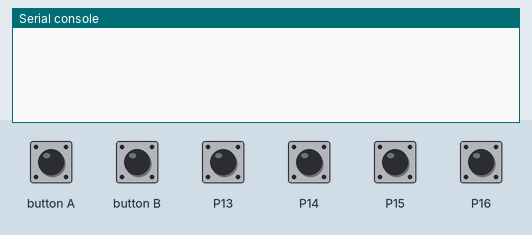
Recording of a program running on a simulated BBC micro:bit (MakeCode). Parts: the last lines printed to the serial console. The test bench sets the inputs (shaded band); at power-on: P13–16 HIGH. No radio messages arrive unless stated (any console line starting 'radio sent:' is added by the test bench).

Above: at 1.2 s.
1.3 s: button A pressed for 0.15 s
At 2.3 s:
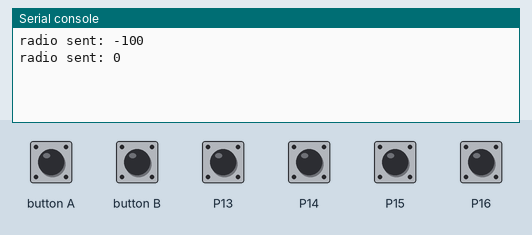
2.9 s: button B pressed for 0.15 s
At 3.5 s:
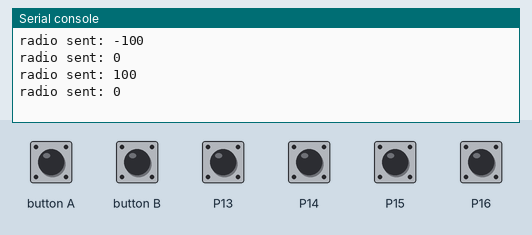
4.5 s: P13 pulled LOW for 0.15 s
At 5.2 s:
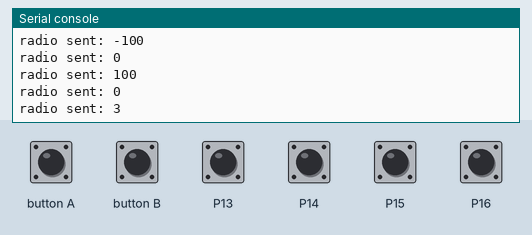
6.1 s: P14 pulled LOW for 0.15 s
At 7.3 s:
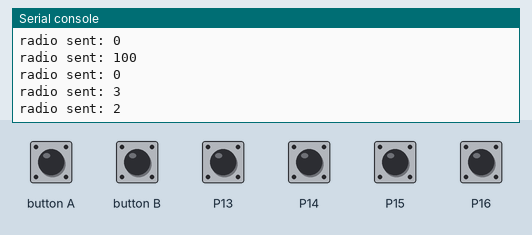
7.7 s: P15 pulled LOW for 0.15 s
At 8.8 s:
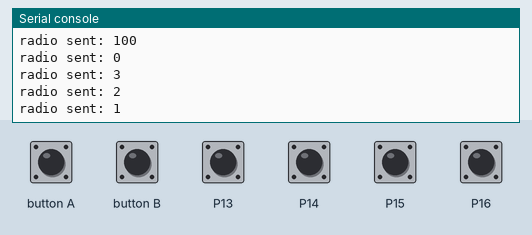
9.3 s: P16 pulled LOW for 0.15 s
At 10.0 s:
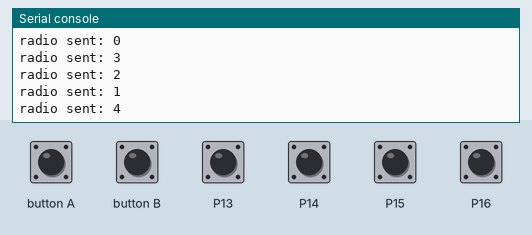
Timing chart, 0 to 11.9 s (numbered marks = the images above; inputs shaded):
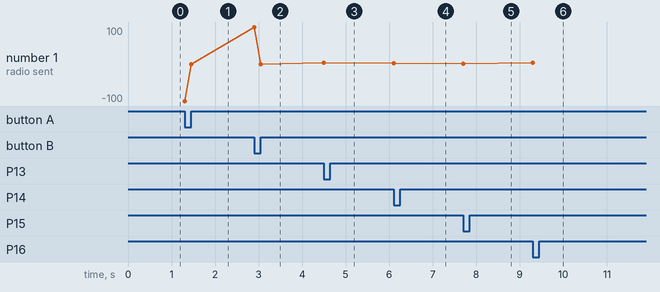

Measured:
- after the input at 1.3 s, the serial console: prints a new line at once (image 1)
- after the input at 2.9 s, the serial console: prints a new line at once (image 2)
- after the input at 4.5 s, the serial console: prints a new line at once (image 3)
- after the input at 6.1 s, the serial console: prints a new line at once (image 4)
- after the input at 7.7 s, the serial console: prints a new line at once (image 5)
- after the input at 9.3 s, the serial console: prints a new line at once (image 6)
- plotted number 1: 0 → 3 after the input at 4.5 s, 3 → 2 after the input at 6.1 s, 2 → 1 after the input at 7.7 s, 1 → 4 after the input at 9.3 s

The program:

main.ts
```typescript
control.onEvent(EventBusSource.MICROBIT_ID_IO_P13, EventBusValue.MICROBIT_PIN_EVT_FALL, function () {
    radio.sendNumber(3)
})
control.onEvent(EventBusSource.MICROBIT_ID_BUTTON_A, EventBusValue.MICROBIT_BUTTON_EVT_UP, function () {
    radio.sendNumber(0)
})
control.onEvent(EventBusSource.MICROBIT_ID_IO_P16, EventBusValue.MICROBIT_PIN_EVT_FALL, function () {
    radio.sendNumber(4)
})
control.onEvent(EventBusSource.MICROBIT_ID_IO_P14, EventBusValue.MICROBIT_PIN_EVT_FALL, function () {
    radio.sendNumber(2)
})
control.onEvent(EventBusSource.MICROBIT_ID_BUTTON_A, EventBusValue.MICROBIT_BUTTON_EVT_DOWN, function () {
    radio.sendNumber(-100)
})
control.onEvent(EventBusSource.MICROBIT_ID_BUTTON_B, EventBusValue.MICROBIT_BUTTON_EVT_UP, function () {
    radio.sendNumber(0)
})
control.onEvent(EventBusSource.MICROBIT_ID_BUTTON_B, EventBusValue.MICROBIT_BUTTON_EVT_DOWN, function () {
    radio.sendNumber(100)
})
control.onEvent(EventBusSource.MICROBIT_ID_IO_P15, EventBusValue.MICROBIT_PIN_EVT_FALL, function () {
    radio.sendNumber(1)
})
radio.setGroup(1)
pins.setPull(DigitalPin.P15, PinPullMode.PullUp)
pins.setPull(DigitalPin.P13, PinPullMode.PullUp)
pins.setPull(DigitalPin.P16, PinPullMode.PullUp)
pins.setPull(DigitalPin.P14, PinPullMode.PullUp)
pins.setEvents(DigitalPin.P14, PinEventType.Edge)
pins.setEvents(DigitalPin.P15, PinEventType.Edge)
pins.setEvents(DigitalPin.P16, PinEventType.Edge)
pins.setEvents(DigitalPin.P13, PinEventType.Edge)
basic.forever(function () {

})
```

test.ts
```typescript
// les tests vont ici ; cela ne sera pas compilé si ce paquet est utilisé en tant qu'extension.
```
